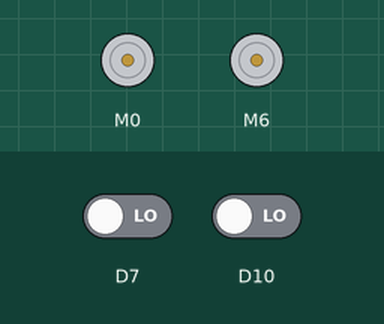
Recording of a program running on a simulated CircuitPython board. Shown: 2 × DC motor (green arrow = forward, orange = backward, longer = faster). Inputs (shaded band) come from the test bench; at power-on: D7 LOW, D10 LOW.

Above: at 1.2 s.
1.3 s: D7 driven HIGH
At 1.7 s:
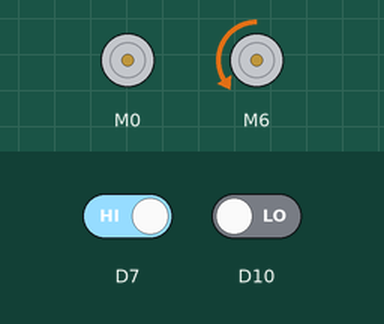
2.8 s: D10 driven HIGH
At 4.0 s:
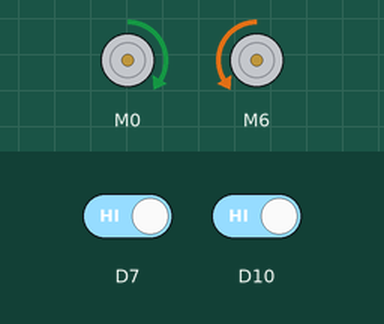
4.3 s: D7 driven LOW
At 5.4 s:
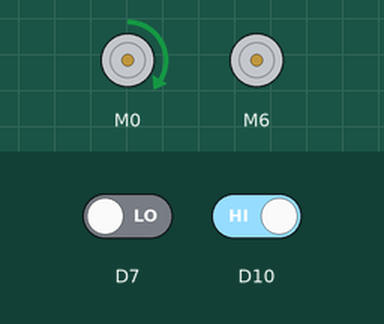
5.8 s: D10 driven LOW
At 6.7 s:
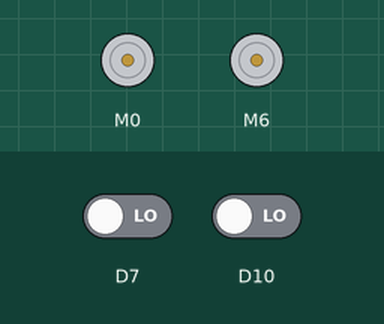
Timing chart, 0 to 8.3 s (numbered marks = the images above; inputs shaded):
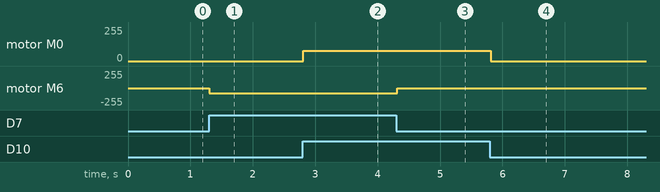

The program:

line_follower.py
```python
# Relay control on D0 (Extension board lower left grove port)
from adafruit_motor import servo
import board
from digitalio import DigitalInOut, Direction
import pwmio
import time

DigitalIn = DigitalInOut # For clarity, because that's the default

# Left & right line sensors. True when there's no line.
line_left = DigitalIn(board.D10)
line_right = DigitalIn(board.D7)

# Left & right servos
pwm_left = pwmio.PWMOut(board.D0, duty_cycle=2 ** 15, frequency=50)
servo_left = servo.ContinuousServo(pwm_left)
pwm_right = pwmio.PWMOut(board.D6, duty_cycle=2 ** 15, frequency=50)
servo_right = servo.ContinuousServo(pwm_right)

BASE_THROTTLE = 0.3

while True:
    # Turn off motor when the respective sensor sees a line (value = False)
    servo_left.throttle = BASE_THROTTLE if line_left.value else 0
    # The right servo is positioned in reverse
    servo_right.throttle = -BASE_THROTTLE if line_right.value else 0
    time.sleep(0.05)
```

Measured:
- after the input at 1.3 s, motor M6: stopped → backward 76/255 at once
- after the input at 2.8 s, motor M0: stopped → forward 76/255 at once
- after the input at 4.3 s, motor M6: backward 76/255 → stopped at once
- after the input at 5.8 s, motor M0: forward 76/255 → stopped at once
